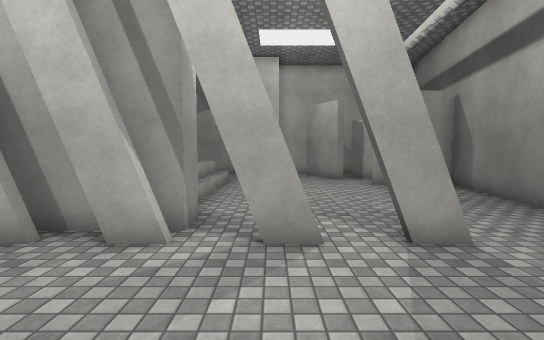
view 1 (above)

24 first-person views from a walk through a Unity game level. The camera is 1.5 m above the floor, tilts 4° down and sees 85° across. The floor is counted in squares, 1 m on a side. Each view is taken from the middle of a square. On the plan, view 1 faces up. The plan holds only what a view shows up to about 15 squares ahead; the rest is blank. The place goes on beyond the plan. Surface patterns are stand-ins for the level's own textures.

view 2
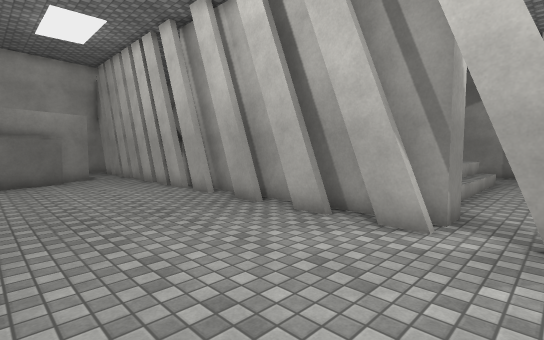

view 3
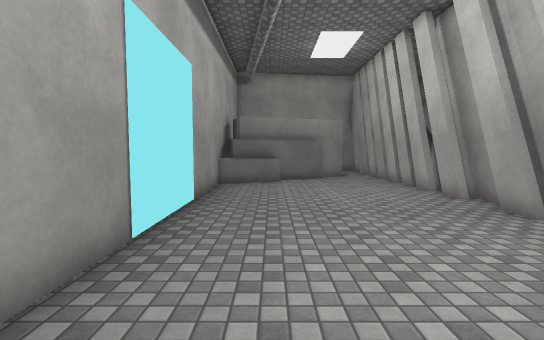

view 4
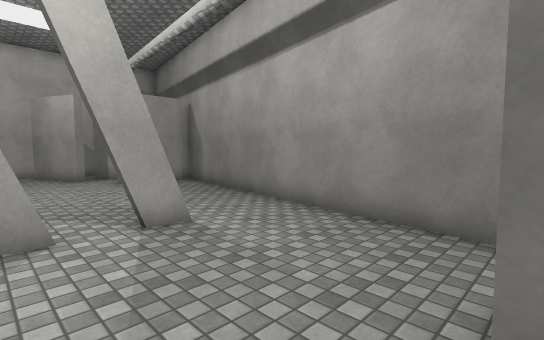

view 5
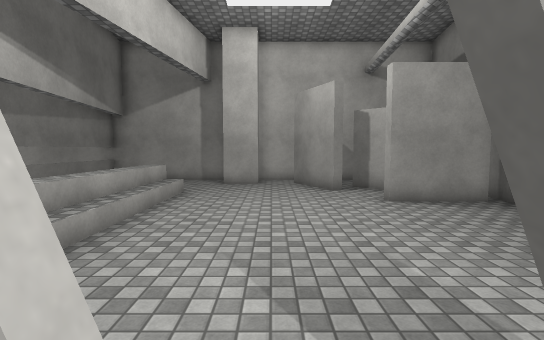

view 6
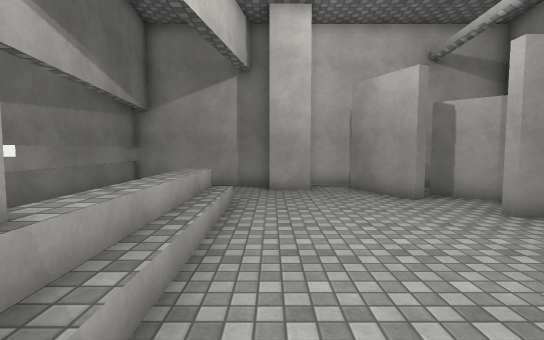

view 7
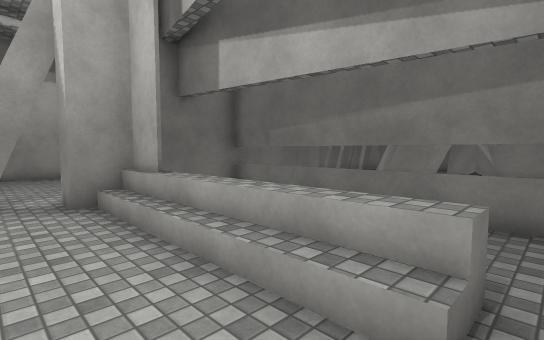

view 8
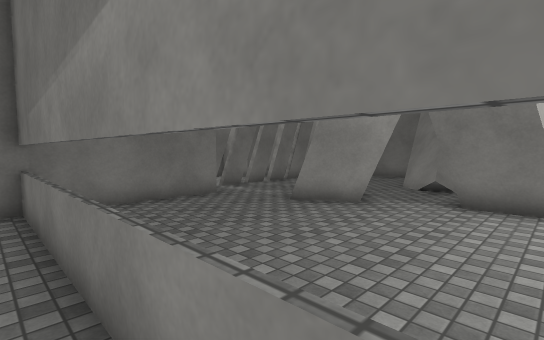

view 9
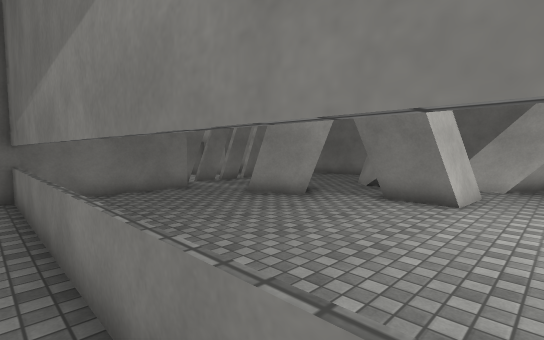

view 10
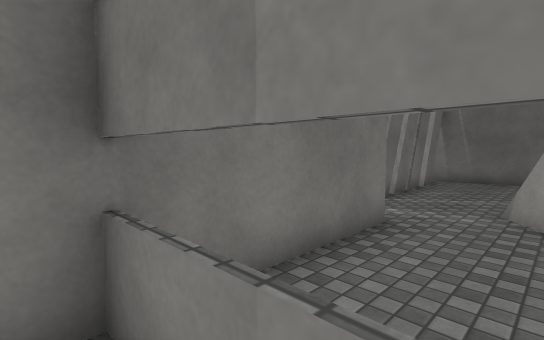

view 11
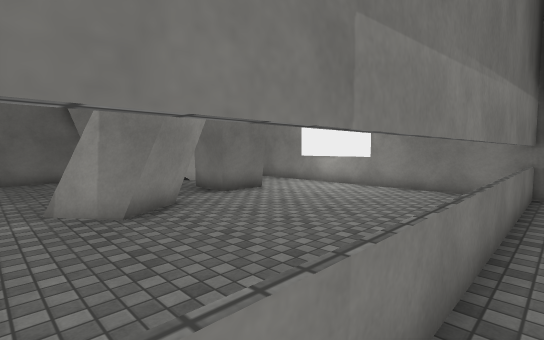

view 12
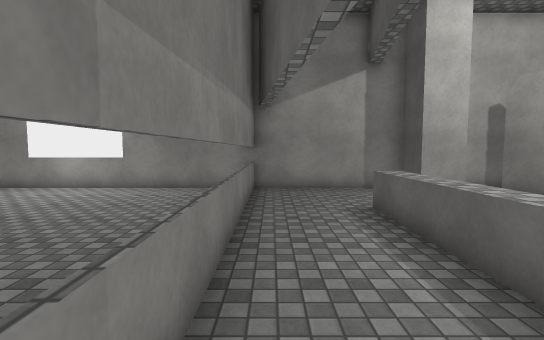

view 13
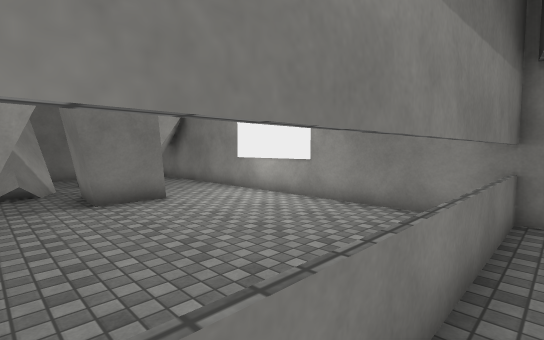

view 14
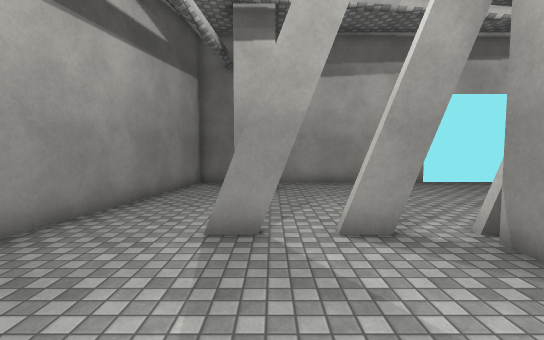

view 15
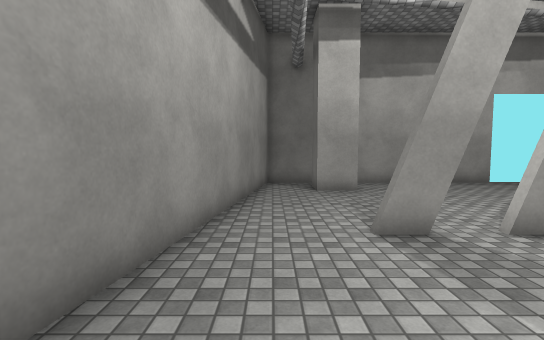

view 16
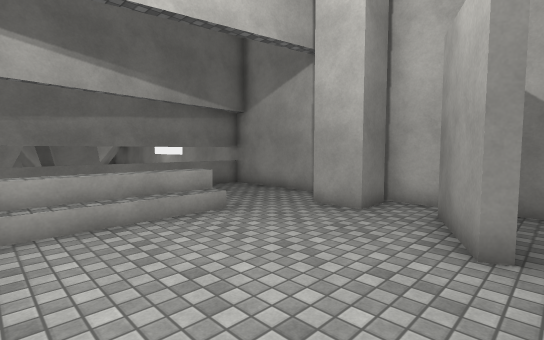

view 17
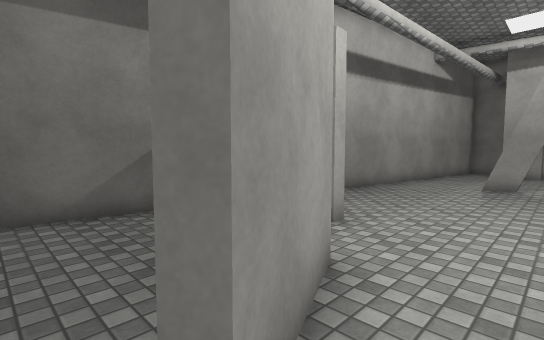

view 18
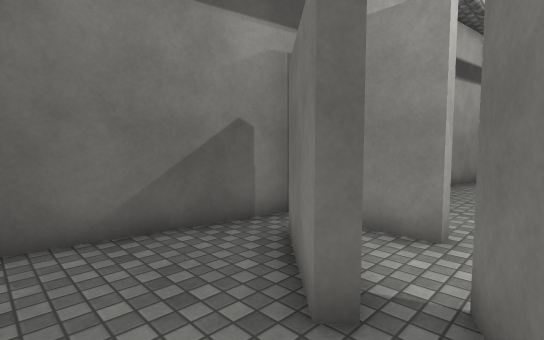

view 19
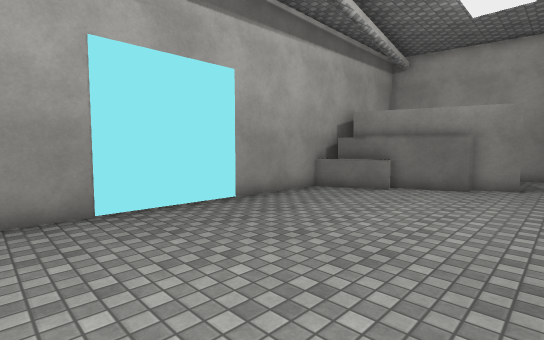

view 20
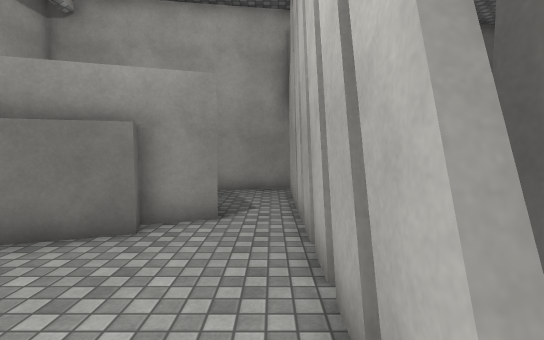

view 21
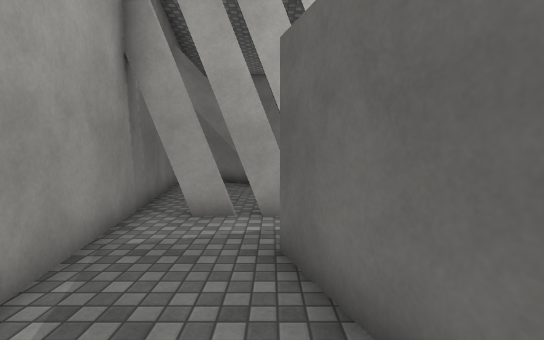

view 22
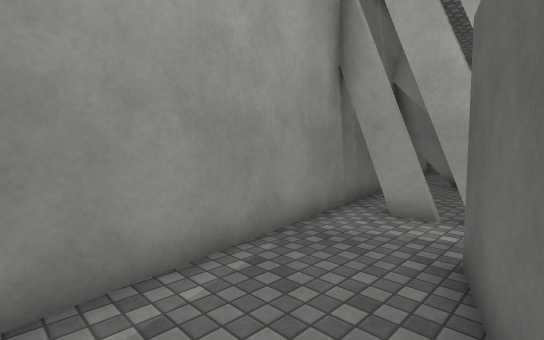

view 23
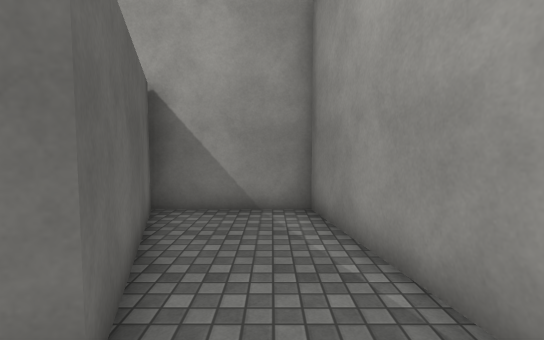

view 24
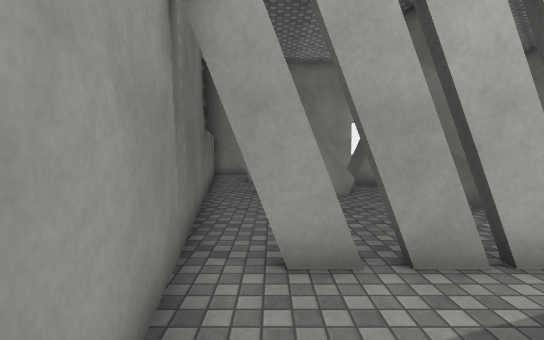

### Floor plan
Key: @ floor where view 1 was taken; # wall or solid block; x gap in a wall; . main floor; : floor 1 m higher than the main floor; / step, stairs or slope; = window, fence, low wall or low ledge; ^ raised ledge; T thing the floor can be seen under or through.
Columns run from 22 left of view 1 to 9 right of it. Each row starts with its distance up from view 1.
 19              ################
 18    ##########  =.....##........#
 17    #...........=.....##.##....##
 16   ##...........=.........#x#..#
 15   ##..###......=.........#.##.#
 14   #=..###......=...:/.......#.#
 13   ##..###......=...:/......####
 12   ###=..x......=...:/.........#
 11 #####.. ##.....=...:/.........#
 10 #.##...###.....=...:/........##
  9 #......###.....=...:/........#
  8 #.......=......=.  #/........#
  7 #..............=.  #/........#
  6 ##........###########........#
  5  ##xTTT##############x#.##...#
  4  #..........................##
  3  #..........................#
  2  #...##.....................#
  1  #...###....................#
  0  #...###..............@.....#
 -1  ##..####...............##..#
 -2   #...###^..............##..#
 -3   #######^###################

Positions as (right, up) in squares from view 1, and headings:
1: (0, 0), facing up
2: (0, -1), facing up-left
3: (0, -1), facing left
4: (0, -1), facing up-right
5: (1, 4), facing up
6: (-1, 6), facing up
7: (0, 15), facing down-left
8: (-6, 15), facing down-left
9: (-6, 17), facing down-left
10: (-6, 9), facing down-left
11: (-6, 7), facing up-left
12: (-6, 7), facing up
13: (-6, 11), facing up-left
14: (2, 10), facing down
15: (5, 10), facing down
16: (4, 10), facing up-left
17: (1, 18), facing down-right
18: (3, 18), facing down-right
19: (-3, 4), facing down-left
20: (-10, 4), facing left
21: (-18, -2), facing up
22: (-17, -2), facing up-left
23: (-19, 4), facing down
24: (-20, 1), facing up
